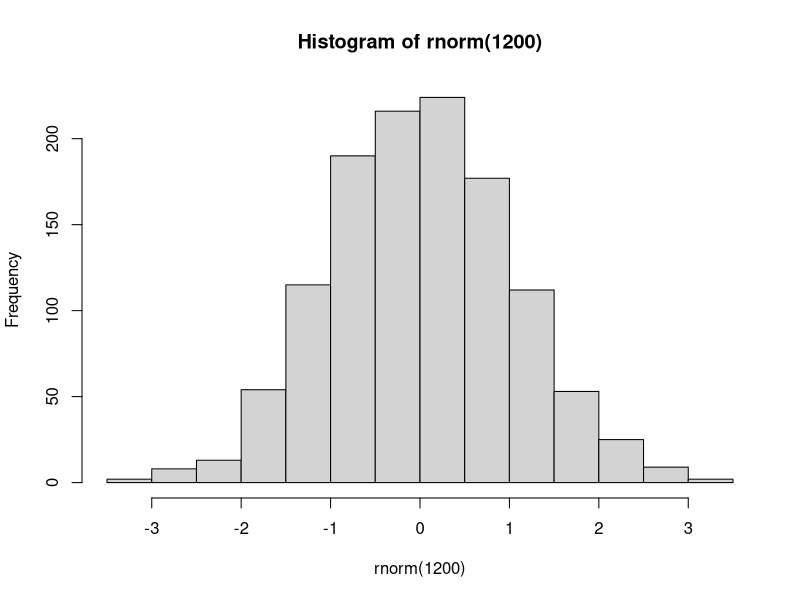
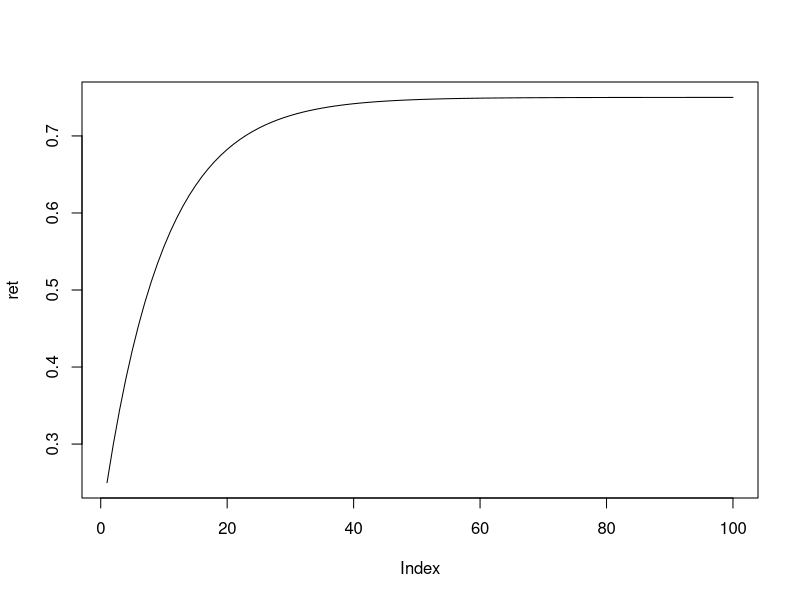

Recreate these plots in R, in order.
## ---- chunk 1
hist( rnorm( 1200 ) )
## ---- chunk 2
px <- 0.75
py <- 0.25
m <- 0.1
ret <- rep(NA,100)
ret[1] <- py
for( i in 2:100) {
  ret[i] <- (1-m)*ret[(i-1)] + px * m   
}
## ---- chunk 3
plot( ret, type="l")
